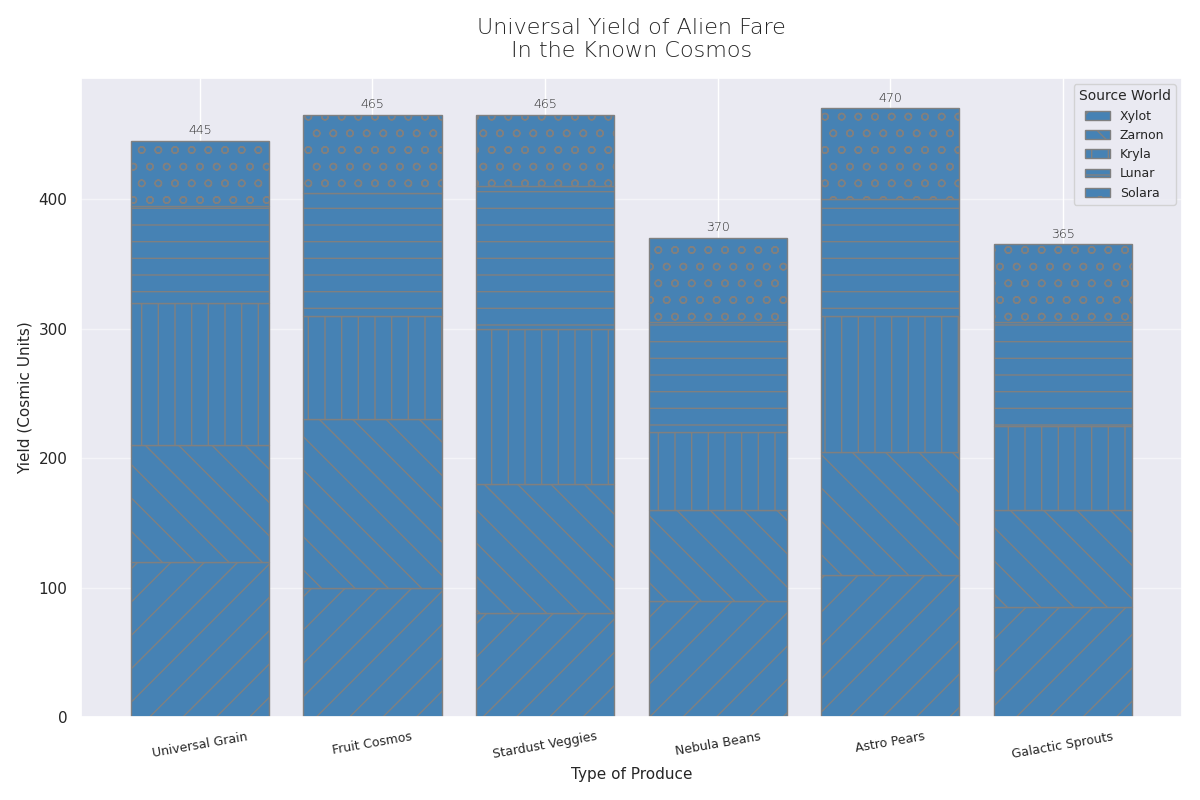

Python code for this plot:
import matplotlib.pyplot as plt
import numpy as np

produce_types = ['Universal Grain', 'Fruit Cosmos', 'Stardust Veggies', 'Nebula Beans', 'Astro Pears', 'Galactic Sprouts']
xylot_output = [120, 100, 80, 90, 110, 85]
zarnon_output = [90, 130, 100, 70, 95, 75]
kryla_output = [110, 80, 120, 60, 105, 65]
lunar_output = [75, 95, 110, 85, 90, 80]
solara_output = [50, 60, 55, 65, 70, 60]

bar_positions = np.arange(len(produce_types))

fig, ax = plt.subplots(figsize=(12, 8))

# Using a single color across all data groups
consistent_color = '#4682b4'

ax.bar(bar_positions, xylot_output, label='Xylot', color=consistent_color, edgecolor='gray', hatch='/')
ax.bar(bar_positions, zarnon_output, bottom=xylot_output, label='Zarnon', color=consistent_color, edgecolor='gray', hatch='\\')
ax.bar(bar_positions, kryla_output, bottom=np.array(xylot_output) + np.array(zarnon_output), label='Kryla', color=consistent_color, edgecolor='gray', hatch='|')
ax.bar(bar_positions, lunar_output, bottom=np.array(xylot_output) + np.array(zarnon_output) + np.array(kryla_output), label='Lunar', color=consistent_color, edgecolor='gray', hatch='-')
ax.bar(bar_positions, solara_output, bottom=np.array(xylot_output) + np.array(zarnon_output) + np.array(kryla_output) + np.array(lunar_output), label='Solara', color=consistent_color, edgecolor='gray', hatch='o')

ax.set_title('Universal Yield of Alien Fare\nIn the Known Cosmos', fontsize=16, fontweight='light', pad=15)
ax.set_xlabel('Type of Produce', fontsize=11)
ax.set_ylabel('Yield (Cosmic Units)', fontsize=11)

ax.set_xticks(bar_positions)
ax.set_xticklabels(produce_types, fontsize=9, rotation=10)

ax.legend(title='Source World', loc='upper right', fontsize=9, title_fontsize='10')

for i, (x, z, k, l, s) in enumerate(zip(xylot_output, zarnon_output, kryla_output, lunar_output, solara_output)):
    total = x + z + k + l + s
    ax.text(i, total + 5, str(total), ha='center', fontsize=9, fontweight='light')

ax.yaxis.grid(True, linestyle='-', alpha=0.5)

plt.tight_layout()
plt.show()
